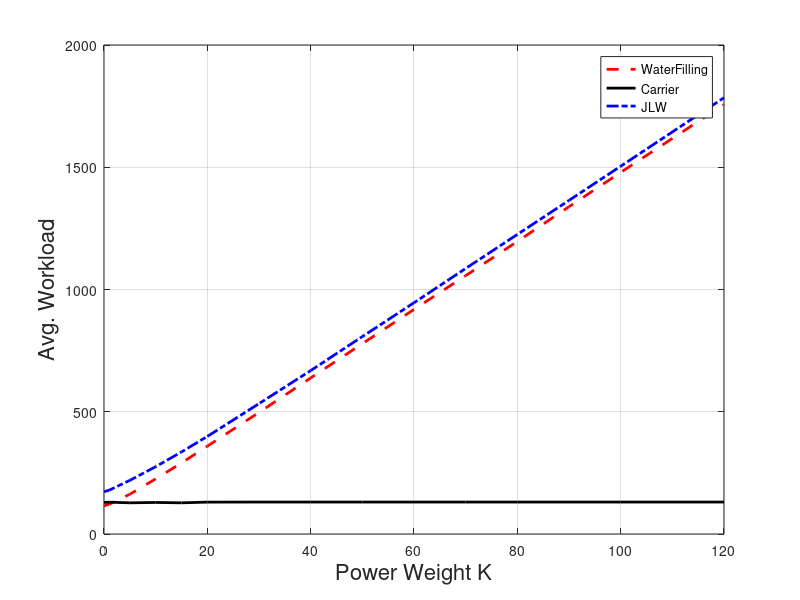

Write MATLAB code to recreate this figure.
%% THIS FILE IS FOR WORKLOAD DELAY AND POWER PERFORMNACE
%% WHEN IT REGARDS K
%% LOCK ARRIVAL RATE EQUAL TO 0.8


WF=[0          0.8	  114.981954	    15.99666	 64.37856807
1          0.8	    121.7158	   15.993039	  68.5219679
5          0.8	   162.58642	   15.964205	 97.14408469
10          0.8	  225.493636	   15.932115	 141.9232958
15          0.8	   290.55357	   15.913385	  188.754853
20          0.8	  359.230111	    15.91031	 238.1694655
30          0.8	  497.115361	     15.9019	 337.8674579
40          0.8	  638.341052	   15.905615	 439.0839313
50          0.8	  778.337488	   15.900465	 539.9055576
60          0.8	  918.614014	   15.900395	 641.9099602
70          0.8	 1056.577056	    15.89795	 742.0197336
80          0.8	 1196.382756	    15.90524	 841.8938526
90          0.8	 1338.593565	   15.898065	 943.6945427
100         0.8	 1478.969653	    15.90585	 1044.589329
120         0.8	 1756.454004	   15.892705	  1244.58206];

JLW=[0          0.8	  172.831484	   15.999784	 66.50366601
1          0.8	  179.171379	   15.998485	 66.22859642
5          0.8	  219.484137	   15.994695	 71.16395136
10          0.8	  275.327622	   15.981325	 80.03150269
15          0.8	  335.631063	   15.966995	 90.58948081
20          0.8	  399.121491	    15.95193	 102.7639219
30          0.8	  533.215389	   15.933955	  129.062945
40          0.8	  668.360818	    15.91919	  156.967451
50          0.8	  807.408942	   15.908885	 185.7523321
60          0.8	  945.929603	    15.90068	 214.2106425
70          0.8	   1085.9822	   15.899145	 243.0735469
80          0.8	  1225.17787	    15.89631	  271.423887
90          0.8	 1364.505557	   15.885315	 301.3972228
100         0.8	 1504.179293	    15.89887	 330.3391557
120         0.8	 1784.536142	    15.89702	 387.7088508];

CA=[0          0.8	  129.054594	    15.99848	 65.87433895
1          0.8	  130.139174	   15.998423	 66.23786389
5          0.8	  127.545833	   15.998431	 65.16942459
10          0.8	  129.020677	   15.998221	 65.47129942
15          0.8	  127.501368	   15.998041	 64.84518882
20          0.8	  130.396489	   15.998547	 66.11650003
30          0.8	   130.66228	   15.997987	 66.23075815
40          0.8	   130.66228	   15.997987	 66.23075815
50          0.8	   130.66228	   15.997987	 66.23075815
60          0.8	   130.66228	   15.997987	 66.23075815
70          0.8	   130.66228	   15.997987	 66.23075815
80          0.8	   130.66228	   15.997987	 66.23075815
90          0.8	   130.66228	   15.997987	 66.23075815
100         0.8	   130.66228	   15.997987	 66.23075815
120         0.8	   130.66228	   15.997987	 66.23075815];

if(0)%% Delay
    figure(1)
    hold on
    plot(WF(:,1),(WF(:,5)),'r--','MarkerSize',10,'LineWidth',2);
    plot(CA(:,1),(CA(:,5)),'k','MarkerSize',10,'LineWidth',2);
    plot(JLW(:,1),(JLW(:,5)),'b-.','MarkerSize',10,'LineWidth',2);
    xlabel('Power Weight K','FontSize',16)
    ylabel('Avg. Delay','FontSize',16)
    grid on
    box on
    legend('WaterFilling','Carrier','JLW')
elseif(0) %% Power
    figure(1)
    hold on
    plot(WF(:,1),(WF(:,4)),'r--','MarkerSize',10,'LineWidth',2);
    plot(CA(:,1),(CA(:,4)),'k','MarkerSize',10,'LineWidth',2);
    plot(JLW(:,1),(JLW(:,4)),'b-.','MarkerSize',10,'LineWidth',2);
    xlabel('Power Weight K','FontSize',16)
    ylabel('Avg. Power','FontSize',16)
    grid on
    box on
    legend('WaterFilling','Carrier','JLW')
else   %% Workload
    figure(1)
    hold on
    plot(WF(:,1),(WF(:,3)),'r--','MarkerSize',10,'LineWidth',2);
    plot(CA(:,1),(CA(:,3)),'k','MarkerSize',10,'LineWidth',2);
    plot(JLW(:,1),(JLW(:,3)),'b-.','MarkerSize',10,'LineWidth',2);
    xlabel('Power Weight K','FontSize',16)
    ylabel('Avg. Workload','FontSize',16)
    grid on
    box on
    legend('WaterFilling','Carrier','JLW')
end

